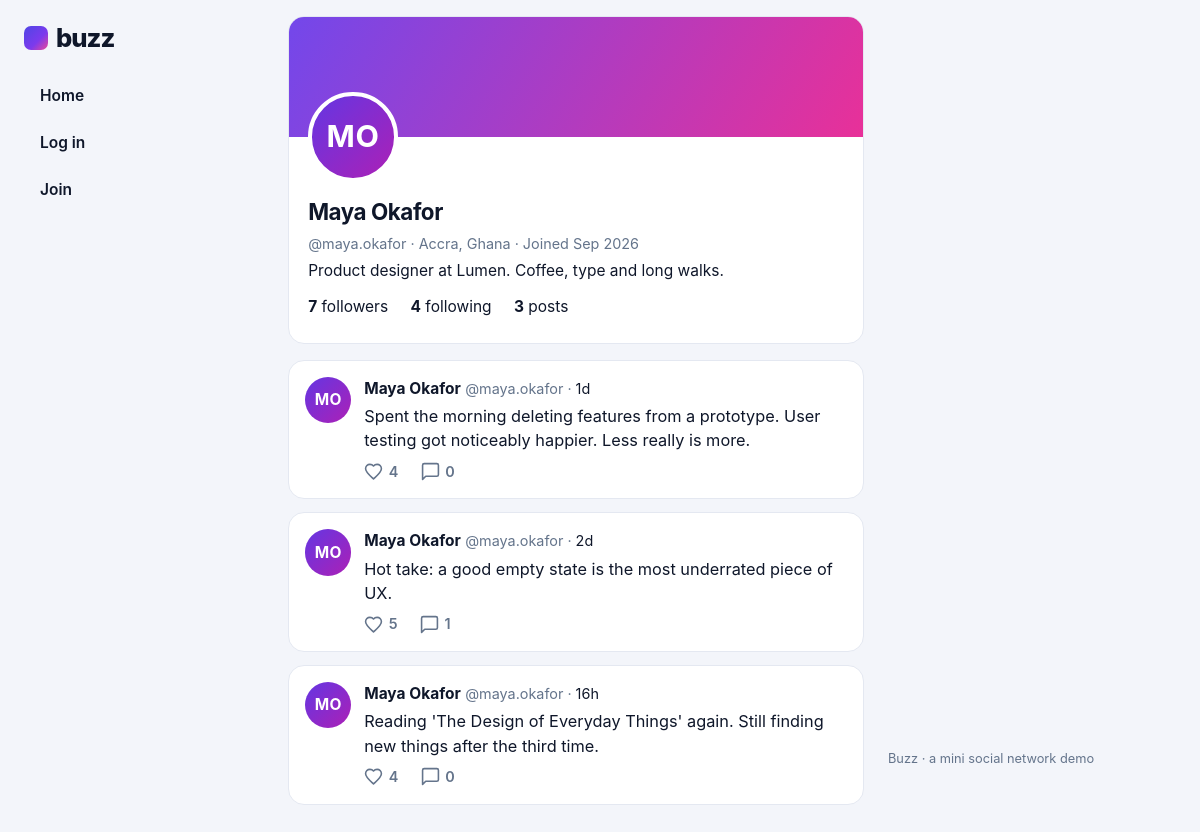
The app's page /u/maya.okafor/ with its own data.
### core/models.py (models this page shows, shortened)
class Profile(models.Model):
    user = models.OneToOneField(User, on_delete=models.CASCADE, related_name="profile")
    bio = models.CharField(max_length=160, blank=True)
    location = models.CharField(max_length=60, blank=True)

class Post(models.Model):
    author = models.ForeignKey(User, on_delete=models.CASCADE, related_name="posts")
    text = models.CharField(max_length=280)
    likes = models.ManyToManyField(User, related_name="liked_posts", blank=True)
    created = models.DateTimeField(auto_now_add=True)
    class Meta: ordering = ["-created"]

### core/views.py (the view)
# urls.py: path("u/<str:username>/", v.profile, name="profile"),
def profile(request, username):
    u = get_object_or_404(User, username=username)
    me = request.user
    return render(request, "core/profile.html", {
        "u": u, "posts": with_counts(u.posts.all()), "liked_ids": liked_ids(request),
        "nfollowers": u.followers.count(), "nfollowing": u.following.count(),
        "is_following": me.is_authenticated and Follow.objects.filter(follower=me, following=u).exists()})

### core/context.py (called while the page is built)
def sidebar(request):
    if not request.user.is_authenticated:
        return {}
    skip = set(request.user.following.values_list("following_id", flat=True)) | {request.user.id}
    users = get_user_model().objects.exclude(id__in=skip).annotate(nf=Count("followers")).order_by("-nf", "username")[:4]
    return {"suggestions": users}

### core/templatetags/core_extras.py (called while the page is built)
@register.filter
def hue(name): return sum(map(ord, name)) * 53 % 360

@register.filter
def initial(user):
    name = user.get_full_name() or user.username
    return "".join(w[0] for w in name.split()[:2]).upper()

@register.filter
def ago(dt):
    s = int((timezone.now() - dt).total_seconds())
    if s < 60: return "now"
    if s < 3600: return f"{s // 60}m"
    if s < 86400: return f"{s // 3600}h"
    if s < 7 * 86400: return f"{s // 86400}d"
    return dt.strftime("%b %d")

### core/views.py (called while the page is built)
def with_counts(qs):
    return qs.select_related("author").annotate(nlikes=Count("likes", distinct=True), ncomments=Count("comments", distinct=True))

def liked_ids(request):
    return set(request.user.liked_posts.values_list("id", flat=True)) if request.user.is_authenticated else set()

### core/templates/core/profile.html (shortened to what this page needs)
{% extends "base.html" %}{% load core_extras %}{% block title %}{{ u.get_full_name|default:u.username }} (@{{ u.username }}){% endblock %}{% block content %}
<section class="panel prof"><div class="cover" style="--h:{{ u.username|hue }}"></div>
<div class="pin"><span class="av big" style="--h:{{ u.username|hue }}">{{ u|initial }}</span>
</div>
<div class="pbody"><h1>{{ u.get_full_name|default:u.username }}</h1><p class="muted">@{{ u.username }}{% if u.profile.location %} &middot; {{ u.profile.location }}{% endif %} &middot; Joined {{ u.date_joined|date:"M Y" }}</p>
<p>{{ u.profile.bio|default:"No bio yet." }}</p>
<p class="stats"><span><b id="followers-count">{{ nfollowers }}</b> followers</span><span><b>{{ nfollowing }}</b> following</span><span><b>{{ posts|length }}</b> posts</span></p></div></section>
{% for p in posts %}{% include "core/_post.html" %}{% empty %}<p class="muted">No posts yet.</p>{% endfor %}{% endblock %}

### core/templates/base.html (shortened to what this page needs)
{% load static core_extras %}<!doctype html>
<html lang="en"><head><meta charset="utf-8"><meta name="viewport" content="width=device-width, initial-scale=1">
<title>{% block title %}Buzz{% endblock %}</title><link rel="stylesheet" href="{% static 'core/style.css' %}">
<meta name="csrf" content="{{ csrf_token }}"></head><body>
{% with page=request.resolver_match.url_name %}
<div class="shell">
<aside class="side"><a class="brand" href="{% url 'feed' %}"><i></i>buzz</a>
<nav class="menu"><a class="{% if page == 'feed' %}on{% endif %}" href="{% url 'feed' %}">Home</a>
{% if user.is_authenticated %}<a class="{% if page == 'people' %}on{% endif %}" href="{% url 'people' %}">People</a>
<a class="{% if page == 'profile' and request.resolver_match.kwargs.username == user.username %}on{% endif %}" href="{% url 'profile' user.username %}">Profile</a>
<form method="post" action="{% url 'logout' %}">{% csrf_token %}<button class="navbtn">Log out</button></form>
{% else %}<a href="{% url 'login' %}">Log in</a><a href="{% url 'register' %}">Join</a>{% endif %}</nav>
</aside>
<main>{% block content %}{% endblock %}</main>
<aside class="rail">
<p class="foot">Buzz &middot; a mini social network demo</p></aside>
</div>{% endwith %}
<script src="{% static 'core/app.js' %}"></script></body></html>

### core/templates/core/_post.html
{% load core_extras %}<article class="post">
<a class="av" style="--h:{{ p.author.username|hue }}" href="{% url 'profile' p.author.username %}">{{ p.author|initial }}</a>
<div class="body"><div class="meta"><a href="{% url 'profile' p.author.username %}"><b>{{ p.author.get_full_name|default:p.author.username }}</b></a>
<span class="muted">@{{ p.author.username }} &middot; <a class="muted" href="{% url 'post_detail' p.pk %}" title="{{ p.created }}">{{ p.created|ago }}</a></span></div>
<p class="text">{{ p.text|linebreaksbr }}</p>
<div class="acts"><button class="like {% if p.id in liked_ids %}on{% endif %}" data-url="{% url 'like' p.pk %}" aria-label="Like">
<svg viewBox="0 0 24 24" width="19" height="19"><path d="M12 21.35l-1.45-1.32C5.4 15.36 2 12.28 2 8.5 2 5.42 4.42 3 7.5 3c1.74 0 3.41.81 4.5 2.09C13.09 3.81 14.76 3 16.5 3 19.58 3 22 5.42 22 8.5c0 3.78-3.4 6.86-8.55 11.54L12 21.35z"/></svg><span>{{ p.nlikes }}</span></button>
<a class="cm" href="{% url 'post_detail' p.pk %}" aria-label="Comments"><svg viewBox="0 0 24 24" width="19" height="19"><path d="M20 2H4a2 2 0 0 0-2 2v18l4-4h14a2 2 0 0 0 2-2V4a2 2 0 0 0-2-2z"/></svg>{{ p.ncomments }}</a>
{% if p.author == user %}<form method="post" action="{% url 'post_delete' p.pk %}">{% csrf_token %}<button class="link muted">Delete</button></form>{% endif %}</div></div></article>

### core/static/core/style.css (style rules this page uses)
:root { --bg:#f3f5fa;--card:#fff;--ink:#0f172a;--muted:#64748b;--line:#e4e8f1;--brand:#4f46e5;--brand2:#7c3aed;--heart:#f43f5e }
* { box-sizing:border-box }
body { margin:0;background:var(--bg);color:var(--ink);font:15.5px/1.5 Inter,"Segoe UI",system-ui,sans-serif }
a { color:var(--brand);text-decoration:none }
.shell { display:grid;grid-template-columns:15rem minmax(0,38rem) 18rem;gap:1.5rem;justify-content:center;max-width:74rem;margin:0 auto;padding:0 1rem }
.side,.rail { position:sticky;top:0;align-self:start;height:100vh;padding:1.2rem 0;display:flex;flex-direction:column;gap:1rem }
.brand { display:flex;align-items:center;gap:.5rem;font-size:1.6rem;font-weight:800;letter-spacing:-.04em;color:var(--ink) }
.brand i { width:1.5rem;height:1.5rem;border-radius:7px;background:linear-gradient(135deg,var(--brand),var(--brand2) 60%,#ec4899) }
.menu { display:grid;gap:.2rem }
.menu a,.navbtn { display:block;width:100%;text-align:left;padding:.65rem 1rem;border-radius:10px;color:var(--ink);font-weight:600;background:none;border:0;font:inherit;font-weight:600;cursor:pointer }
.muted { color:var(--muted);font-size:.9rem }
.muted a { color:var(--muted) }
main { padding:1rem 0 4rem }
.panel,.post,.comment { background:var(--card);border:1px solid var(--line);border-radius:16px }
.panel { padding:1rem;margin-bottom:1rem }
.foot { margin-top:auto;color:var(--muted);font-size:.8rem }
button,.btn { font:inherit;font-weight:700;background:var(--brand);color:#fff;border:0;border-radius:99px;padding:.5rem 1.2rem;cursor:pointer;display:inline-block;transition:background .15s,transform .15s,box-shadow .15s }
.post,.comment,.person { display:flex;gap:.8rem;padding:1rem;margin-bottom:.8rem;align-items:flex-start }
.post { transition:box-shadow .2s,transform .2s }
.body { flex:1;min-width:0 }
.meta a { color:var(--ink) }
.text { margin:.25rem 0 .5rem;overflow-wrap:anywhere;font-size:1.02rem }
.av { flex:none;width:2.9rem;height:2.9rem;border-radius:50%;display:grid;place-items:center;color:#fff;font-weight:700;letter-spacing:.02em;background:linear-gradient(135deg,hsl(var(--h) 75% 55%),hsl(calc(var(--h) + 40) 70% 42%)) }
.av.big { width:5.6rem;height:5.6rem;font-size:1.9rem;border:4px solid #fff }
.acts { display:flex;gap:1.4rem;align-items:center }
.acts a,.like { display:flex;gap:.35rem;align-items:center;color:var(--muted);font-size:.9rem;font-weight:600 }
.like { background:none;padding:0;border-radius:0 }
.acts svg { fill:none;stroke:currentColor;stroke-width:2;stroke-linejoin:round }
.prof { padding:0;overflow:hidden }
.cover { height:7.5rem;background:linear-gradient(120deg,hsl(var(--h) 80% 60%),hsl(calc(var(--h) + 70) 80% 55%)) }
.pin { display:flex;justify-content:space-between;align-items:flex-end;padding:0 1.2rem;margin-top:-2.8rem }
.pbody { padding:.6rem 1.2rem 1.2rem }
.pbody h1 { margin:.2rem 0 0;font-size:1.4rem;letter-spacing:-.02em }
.pbody p { margin:.3rem 0 }
.stats { display:flex;gap:1.4rem;margin-top:.8rem!important }

### records on screen
Post: author|initial "MO", author.get_full_name "Maya Okafor", author.username "maya.okafor", created|ago "1d", text "Spent the morning deleting features from a prototype. User testing got noticeably happier. Less really is more.", nlikes "4", ncomments "0"
Post: author|initial "MO", author.get_full_name "Maya Okafor", author.username "maya.okafor", created|ago "2d", text "Hot take: a good empty state is the most underrated piece of UX.", nlikes "5", ncomments "1"
Post: author|initial "MO", author.get_full_name "Maya Okafor", author.username "maya.okafor", created|ago "16h", text "Reading 'The Design of Everyday Things' again. Still finding new things after the third time.", nlikes "4", ncomments "0"

### other values on screen
{{ u|initial }} "MO"
{{ u.get_full_name|default:u.username }} "Maya Okafor"
{{ u.username }} "maya.okafor"
{{ u.profile.location }} "Accra, Ghana"
{{ u.date_joined|date:"M Y" }} "Sep 2026"
{{ u.profile.bio|default:"No bio yet." }} "Product designer at Lumen. Coffee, type and long walks."
{{ nfollowers }} "7"
{{ nfollowing }} "4"
{{ posts|length }} "3"
